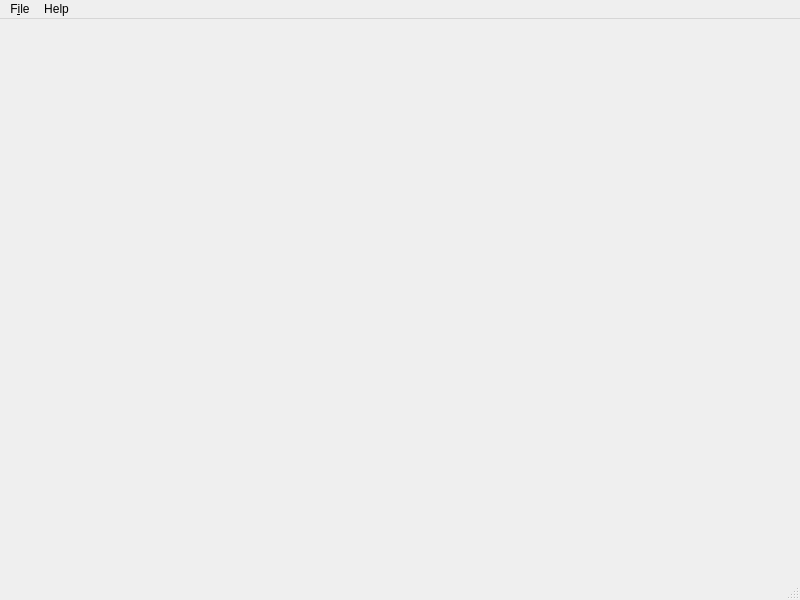
<?xml version="1.0" encoding="UTF-8"?>
<ui version="4.0">
 <class>MainWindow</class>
 <widget class="QMainWindow" name="MainWindow">
  <property name="geometry">
   <rect>
    <x>0</x>
    <y>0</y>
    <width>800</width>
    <height>600</height>
   </rect>
  </property>
  <property name="windowTitle">
   <string>MainWindow</string>
  </property>
  <widget class="QWidget" name="centralwidget"/>
  <widget class="QMenuBar" name="menubar">
   <property name="geometry">
    <rect>
     <x>0</x>
     <y>0</y>
     <width>800</width>
     <height>21</height>
    </rect>
   </property>
   <widget class="QMenu" name="menuFile">
    <property name="title">
     <string>F&amp;ile</string>
    </property>
    <addaction name="separator"/>
    <addaction name="actionViewPBRSphere"/>
    <addaction name="separator"/>
    <addaction name="actionImportModelsPhong"/>
    <addaction name="actionImportModelsPbr"/>
    <addaction name="separator"/>
    <addaction name="actionSaveImage"/>
    <addaction name="separator"/>
    <addaction name="actionExit"/>
   </widget>
   <widget class="QMenu" name="menuHelp">
    <property name="title">
     <string>Help</string>
    </property>
    <addaction name="actionAbout"/>
   </widget>
   <addaction name="menuFile"/>
   <addaction name="menuHelp"/>
  </widget>
  <widget class="QStatusBar" name="statusbar"/>
  <action name="actionExit">
   <property name="text">
    <string>Exit</string>
   </property>
   <property name="shortcut">
    <string>Esc</string>
   </property>
  </action>
  <action name="actionImportModelsPhong">
   <property name="text">
    <string>Import Models from File With Phong Material...</string>
   </property>
   <property name="shortcut">
    <string>Ctrl+I</string>
   </property>
  </action>
  <action name="actionSaveImage">
   <property name="text">
    <string>Save Image...</string>
   </property>
   <property name="shortcut">
    <string>Ctrl+S</string>
   </property>
  </action>
  <action name="actionViewPBRSphere">
   <property name="text">
    <string>Load PBR Sphere Scene</string>
   </property>
  </action>
  <action name="actionImportModelsPbr">
   <property name="text">
    <string>Import Models from File With PBR Material...</string>
   </property>
  </action>
  <action name="actionAbout">
   <property name="text">
    <string>About...</string>
   </property>
  </action>
 </widget>
 <resources/>
 <connections>
  <connection>
   <sender>actionExit</sender>
   <signal>triggered()</signal>
   <receiver>MainWindow</receiver>
   <slot>close()</slot>
   <hints>
    <hint type="sourcelabel">
     <x>-1</x>
     <y>-1</y>
    </hint>
    <hint type="destinationlabel">
     <x>399</x>
     <y>299</y>
    </hint>
   </hints>
  </connection>
 </connections>
</ui>
